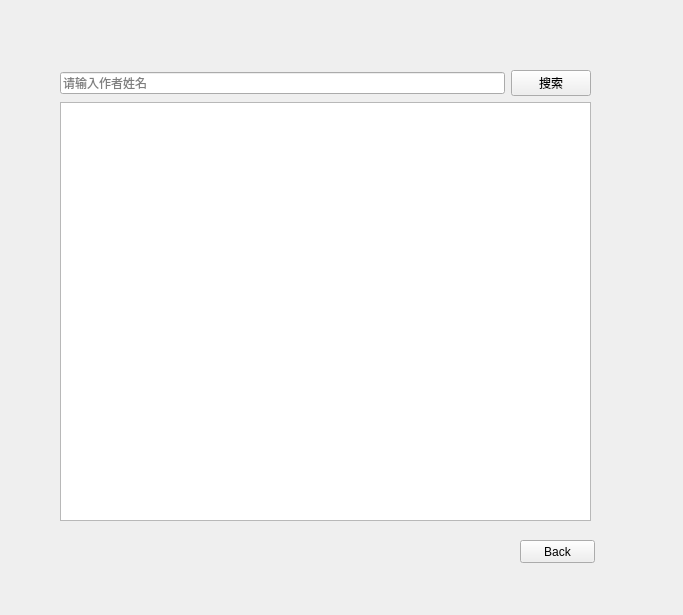
<?xml version="1.0" encoding="UTF-8"?>
<ui version="4.0">
 <class>Form</class>
 <widget class="QWidget" name="Form">
  <property name="geometry">
   <rect>
    <x>0</x>
    <y>0</y>
    <width>683</width>
    <height>615</height>
   </rect>
  </property>
  <property name="windowTitle">
   <string>Form</string>
  </property>
  <widget class="QWidget" name="layoutWidget">
   <property name="geometry">
    <rect>
     <x>60</x>
     <y>70</y>
     <width>531</width>
     <height>451</height>
    </rect>
   </property>
   <layout class="QVBoxLayout" name="verticalLayout">
    <item>
     <layout class="QHBoxLayout" name="horizontalLayout">
      <item>
       <widget class="QLineEdit" name="lineEdit">
        <property name="placeholderText">
         <string>请输入作者姓名</string>
        </property>
       </widget>
      </item>
      <item>
       <widget class="QPushButton" name="pushButton">
        <property name="text">
         <string>搜索</string>
        </property>
       </widget>
      </item>
     </layout>
    </item>
    <item>
     <widget class="QPlainTextEdit" name="plainTextEdit"/>
    </item>
   </layout>
  </widget>
  <widget class="QPushButton" name="pushButton_2">
   <property name="geometry">
    <rect>
     <x>520</x>
     <y>540</y>
     <width>75</width>
     <height>23</height>
    </rect>
   </property>
   <property name="text">
    <string>Back</string>
   </property>
  </widget>
 </widget>
 <resources/>
 <connections/>
</ui>
